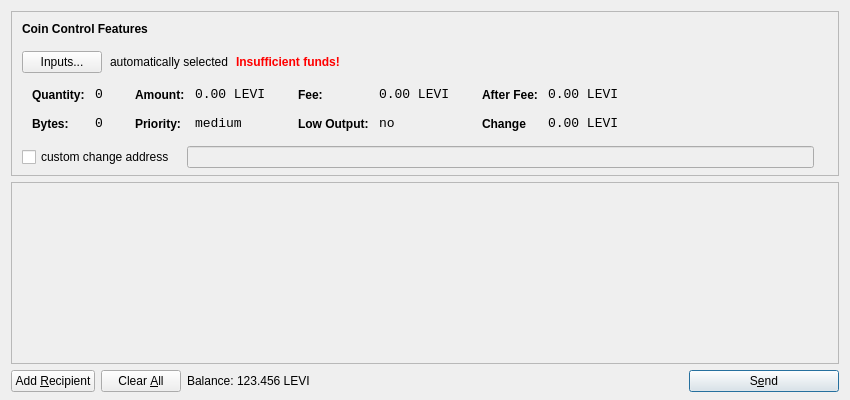
<?xml version="1.0" encoding="UTF-8"?>
<ui version="4.0">
 <class>SendCoinsDialog</class>
 <widget class="QDialog" name="SendCoinsDialog">
  <property name="geometry">
   <rect>
    <x>0</x>
    <y>0</y>
    <width>850</width>
    <height>400</height>
   </rect>
  </property>
  <property name="windowTitle">
   <string>Send Coins</string>
  </property>
  <layout class="QVBoxLayout" name="verticalLayout" stretch="0,1,0">
   <property name="bottomMargin">
    <number>8</number>
   </property>
   <item>
    <widget class="QFrame" name="frameCoinControl">
     <property name="sizePolicy">
      <sizepolicy hsizetype="Expanding" vsizetype="Expanding">
       <horstretch>0</horstretch>
       <verstretch>0</verstretch>
      </sizepolicy>
     </property>
     <property name="maximumSize">
      <size>
       <width>16777215</width>
       <height>16777215</height>
      </size>
     </property>
     <property name="frameShape">
      <enum>QFrame::StyledPanel</enum>
     </property>
     <property name="frameShadow">
      <enum>QFrame::Sunken</enum>
     </property>
     <layout class="QVBoxLayout" name="verticalLayoutCoinControl2">
      <property name="spacing">
       <number>-1</number>
      </property>
      <property name="leftMargin">
       <number>0</number>
      </property>
      <property name="topMargin">
       <number>0</number>
      </property>
      <property name="rightMargin">
       <number>0</number>
      </property>
      <property name="bottomMargin">
       <number>6</number>
      </property>
      <item>
       <layout class="QVBoxLayout" name="verticalLayoutCoinControl" stretch="0,0,0,0,1">
        <property name="spacing">
         <number>0</number>
        </property>
        <property name="leftMargin">
         <number>10</number>
        </property>
        <property name="topMargin">
         <number>10</number>
        </property>
        <item>
         <layout class="QHBoxLayout" name="horizontalLayoutCoinControl1">
          <property name="bottomMargin">
           <number>15</number>
          </property>
          <item>
           <widget class="QLabel" name="labelCoinControlFeatures">
            <property name="sizePolicy">
             <sizepolicy hsizetype="Preferred" vsizetype="Maximum">
              <horstretch>0</horstretch>
              <verstretch>0</verstretch>
             </sizepolicy>
            </property>
            <property name="font">
             <font>
              <weight>75</weight>
              <bold>true</bold>
             </font>
            </property>
            <property name="styleSheet">
             <string notr="true">font-weight:bold;</string>
            </property>
            <property name="text">
             <string>Coin Control Features</string>
            </property>
           </widget>
          </item>
         </layout>
        </item>
        <item>
         <layout class="QHBoxLayout" name="horizontalLayoutCoinControl2" stretch="0,0,0,0">
          <property name="spacing">
           <number>8</number>
          </property>
          <property name="bottomMargin">
           <number>10</number>
          </property>
          <item>
           <widget class="QPushButton" name="pushButtonCoinControl">
            <property name="styleSheet">
             <string notr="true"/>
            </property>
            <property name="text">
             <string>Inputs...</string>
            </property>
           </widget>
          </item>
          <item>
           <widget class="QLabel" name="labelCoinControlAutomaticallySelected">
            <property name="text">
             <string>automatically selected</string>
            </property>
            <property name="margin">
             <number>5</number>
            </property>
           </widget>
          </item>
          <item>
           <widget class="QLabel" name="labelCoinControlInsuffFunds">
            <property name="font">
             <font>
              <weight>75</weight>
              <bold>true</bold>
             </font>
            </property>
            <property name="styleSheet">
             <string notr="true">color:red;font-weight:bold;</string>
            </property>
            <property name="text">
             <string>Insufficient funds!</string>
            </property>
            <property name="margin">
             <number>5</number>
            </property>
           </widget>
          </item>
          <item>
           <spacer name="horizontalSpacerCoinControl">
            <property name="orientation">
             <enum>Qt::Horizontal</enum>
            </property>
            <property name="sizeHint" stdset="0">
             <size>
              <width>40</width>
              <height>1</height>
             </size>
            </property>
           </spacer>
          </item>
         </layout>
        </item>
        <item>
         <widget class="QWidget" name="widgetCoinControl" native="true">
          <property name="sizePolicy">
           <sizepolicy hsizetype="Preferred" vsizetype="Preferred">
            <horstretch>0</horstretch>
            <verstretch>0</verstretch>
           </sizepolicy>
          </property>
          <property name="minimumSize">
           <size>
            <width>0</width>
            <height>0</height>
           </size>
          </property>
          <property name="styleSheet">
           <string notr="true"/>
          </property>
          <layout class="QHBoxLayout" name="horizontalLayoutCoinControl5">
           <property name="margin">
            <number>0</number>
           </property>
           <item>
            <layout class="QHBoxLayout" name="horizontalLayoutCoinControl3" stretch="0,0,0,1">
             <property name="spacing">
              <number>20</number>
             </property>
             <property name="topMargin">
              <number>0</number>
             </property>
             <property name="bottomMargin">
              <number>10</number>
             </property>
             <item>
              <layout class="QFormLayout" name="formLayoutCoinControl1">
               <property name="horizontalSpacing">
                <number>10</number>
               </property>
               <property name="verticalSpacing">
                <number>14</number>
               </property>
               <property name="leftMargin">
                <number>10</number>
               </property>
               <property name="topMargin">
                <number>4</number>
               </property>
               <property name="rightMargin">
                <number>6</number>
               </property>
               <item row="0" column="0">
                <widget class="QLabel" name="labelCoinControlQuantityText">
                 <property name="styleSheet">
                  <string notr="true">font-weight:bold;</string>
                 </property>
                 <property name="text">
                  <string>Quantity:</string>
                 </property>
                 <property name="margin">
                  <number>0</number>
                 </property>
                </widget>
               </item>
               <item row="0" column="1">
                <widget class="QLabel" name="labelCoinControlQuantity">
                 <property name="font">
                  <font>
                   <family>Monospace</family>
                   <pointsize>10</pointsize>
                  </font>
                 </property>
                 <property name="cursor">
                  <cursorShape>IBeamCursor</cursorShape>
                 </property>
                 <property name="contextMenuPolicy">
                  <enum>Qt::ActionsContextMenu</enum>
                 </property>
                 <property name="text">
                  <string>0</string>
                 </property>
                 <property name="margin">
                  <number>0</number>
                 </property>
                 <property name="textInteractionFlags">
                  <set>Qt::LinksAccessibleByMouse|Qt::TextSelectableByKeyboard|Qt::TextSelectableByMouse</set>
                 </property>
                </widget>
               </item>
               <item row="1" column="0">
                <widget class="QLabel" name="labelCoinControlBytesText">
                 <property name="styleSheet">
                  <string notr="true">font-weight:bold;</string>
                 </property>
                 <property name="text">
                  <string>Bytes:</string>
                 </property>
                </widget>
               </item>
               <item row="1" column="1">
                <widget class="QLabel" name="labelCoinControlBytes">
                 <property name="font">
                  <font>
                   <family>Monospace</family>
                   <pointsize>10</pointsize>
                  </font>
                 </property>
                 <property name="cursor">
                  <cursorShape>IBeamCursor</cursorShape>
                 </property>
                 <property name="contextMenuPolicy">
                  <enum>Qt::ActionsContextMenu</enum>
                 </property>
                 <property name="text">
                  <string>0</string>
                 </property>
                 <property name="textInteractionFlags">
                  <set>Qt::LinksAccessibleByMouse|Qt::TextSelectableByKeyboard|Qt::TextSelectableByMouse</set>
                 </property>
                </widget>
               </item>
              </layout>
             </item>
             <item>
              <layout class="QFormLayout" name="formLayoutCoinControl2">
               <property name="horizontalSpacing">
                <number>10</number>
               </property>
               <property name="verticalSpacing">
                <number>14</number>
               </property>
               <property name="leftMargin">
                <number>6</number>
               </property>
               <property name="topMargin">
                <number>4</number>
               </property>
               <property name="rightMargin">
                <number>6</number>
               </property>
               <item row="0" column="0">
                <widget class="QLabel" name="labelCoinControlAmountText">
                 <property name="styleSheet">
                  <string notr="true">font-weight:bold;</string>
                 </property>
                 <property name="text">
                  <string>Amount:</string>
                 </property>
                 <property name="margin">
                  <number>0</number>
                 </property>
                </widget>
               </item>
               <item row="0" column="1">
                <widget class="QLabel" name="labelCoinControlAmount">
                 <property name="font">
                  <font>
                   <family>Monospace</family>
                   <pointsize>10</pointsize>
                  </font>
                 </property>
                 <property name="cursor">
                  <cursorShape>IBeamCursor</cursorShape>
                 </property>
                 <property name="contextMenuPolicy">
                  <enum>Qt::ActionsContextMenu</enum>
                 </property>
                 <property name="text">
                  <string>0.00 LEVI</string>
                 </property>
                 <property name="textInteractionFlags">
                  <set>Qt::LinksAccessibleByMouse|Qt::TextSelectableByKeyboard|Qt::TextSelectableByMouse</set>
                 </property>
                </widget>
               </item>
               <item row="1" column="0">
                <widget class="QLabel" name="labelCoinControlPriorityText">
                 <property name="styleSheet">
                  <string notr="true">font-weight:bold;</string>
                 </property>
                 <property name="text">
                  <string>Priority:</string>
                 </property>
                </widget>
               </item>
               <item row="1" column="1">
                <widget class="QLabel" name="labelCoinControlPriority">
                 <property name="font">
                  <font>
                   <family>Monospace</family>
                   <pointsize>10</pointsize>
                  </font>
                 </property>
                 <property name="cursor">
                  <cursorShape>IBeamCursor</cursorShape>
                 </property>
                 <property name="contextMenuPolicy">
                  <enum>Qt::ActionsContextMenu</enum>
                 </property>
                 <property name="text">
                  <string>medium</string>
                 </property>
                 <property name="textInteractionFlags">
                  <set>Qt::LinksAccessibleByMouse|Qt::TextSelectableByKeyboard|Qt::TextSelectableByMouse</set>
                 </property>
                </widget>
               </item>
              </layout>
             </item>
             <item>
              <layout class="QFormLayout" name="formLayoutCoinControl3">
               <property name="horizontalSpacing">
                <number>10</number>
               </property>
               <property name="verticalSpacing">
                <number>14</number>
               </property>
               <property name="leftMargin">
                <number>6</number>
               </property>
               <property name="topMargin">
                <number>4</number>
               </property>
               <property name="rightMargin">
                <number>6</number>
               </property>
               <item row="0" column="0">
                <widget class="QLabel" name="labelCoinControlFeeText">
                 <property name="styleSheet">
                  <string notr="true">font-weight:bold;</string>
                 </property>
                 <property name="text">
                  <string>Fee:</string>
                 </property>
                 <property name="margin">
                  <number>0</number>
                 </property>
                </widget>
               </item>
               <item row="0" column="1">
                <widget class="QLabel" name="labelCoinControlFee">
                 <property name="font">
                  <font>
                   <family>Monospace</family>
                   <pointsize>10</pointsize>
                  </font>
                 </property>
                 <property name="cursor">
                  <cursorShape>IBeamCursor</cursorShape>
                 </property>
                 <property name="contextMenuPolicy">
                  <enum>Qt::ActionsContextMenu</enum>
                 </property>
                 <property name="text">
                  <string>0.00 LEVI</string>
                 </property>
                 <property name="textInteractionFlags">
                  <set>Qt::LinksAccessibleByMouse|Qt::TextSelectableByKeyboard|Qt::TextSelectableByMouse</set>
                 </property>
                </widget>
               </item>
               <item row="1" column="0">
                <widget class="QLabel" name="labelCoinControlLowOutputText">
                 <property name="styleSheet">
                  <string notr="true">font-weight:bold;</string>
                 </property>
                 <property name="text">
                  <string>Low Output:</string>
                 </property>
                </widget>
               </item>
               <item row="1" column="1">
                <widget class="QLabel" name="labelCoinControlLowOutput">
                 <property name="font">
                  <font>
                   <family>Monospace</family>
                   <pointsize>10</pointsize>
                  </font>
                 </property>
                 <property name="cursor">
                  <cursorShape>IBeamCursor</cursorShape>
                 </property>
                 <property name="contextMenuPolicy">
                  <enum>Qt::ActionsContextMenu</enum>
                 </property>
                 <property name="text">
                  <string>no</string>
                 </property>
                 <property name="textInteractionFlags">
                  <set>Qt::LinksAccessibleByMouse|Qt::TextSelectableByKeyboard|Qt::TextSelectableByMouse</set>
                 </property>
                </widget>
               </item>
              </layout>
             </item>
             <item>
              <layout class="QFormLayout" name="formLayoutCoinControl4">
               <property name="horizontalSpacing">
                <number>10</number>
               </property>
               <property name="verticalSpacing">
                <number>14</number>
               </property>
               <property name="leftMargin">
                <number>6</number>
               </property>
               <property name="topMargin">
                <number>4</number>
               </property>
               <property name="rightMargin">
                <number>6</number>
               </property>
               <item row="0" column="0">
                <widget class="QLabel" name="labelCoinControlAfterFeeText">
                 <property name="styleSheet">
                  <string notr="true">font-weight:bold;</string>
                 </property>
                 <property name="text">
                  <string>After Fee:</string>
                 </property>
                 <property name="margin">
                  <number>0</number>
                 </property>
                </widget>
               </item>
               <item row="0" column="1">
                <widget class="QLabel" name="labelCoinControlAfterFee">
                 <property name="font">
                  <font>
                   <family>Monospace</family>
                   <pointsize>10</pointsize>
                  </font>
                 </property>
                 <property name="cursor">
                  <cursorShape>IBeamCursor</cursorShape>
                 </property>
                 <property name="contextMenuPolicy">
                  <enum>Qt::ActionsContextMenu</enum>
                 </property>
                 <property name="text">
                  <string>0.00 LEVI</string>
                 </property>
                 <property name="textInteractionFlags">
                  <set>Qt::LinksAccessibleByMouse|Qt::TextSelectableByKeyboard|Qt::TextSelectableByMouse</set>
                 </property>
                </widget>
               </item>
               <item row="1" column="0">
                <widget class="QLabel" name="labelCoinControlChangeText">
                 <property name="styleSheet">
                  <string notr="true">font-weight:bold;</string>
                 </property>
                 <property name="text">
                  <string>Change</string>
                 </property>
                </widget>
               </item>
               <item row="1" column="1">
                <widget class="QLabel" name="labelCoinControlChange">
                 <property name="font">
                  <font>
                   <family>Monospace</family>
                   <pointsize>10</pointsize>
                  </font>
                 </property>
                 <property name="cursor">
                  <cursorShape>IBeamCursor</cursorShape>
                 </property>
                 <property name="contextMenuPolicy">
                  <enum>Qt::ActionsContextMenu</enum>
                 </property>
                 <property name="text">
                  <string>0.00 LEVI</string>
                 </property>
                 <property name="textInteractionFlags">
                  <set>Qt::LinksAccessibleByMouse|Qt::TextSelectableByKeyboard|Qt::TextSelectableByMouse</set>
                 </property>
                </widget>
               </item>
              </layout>
             </item>
            </layout>
           </item>
          </layout>
         </widget>
        </item>
        <item>
         <layout class="QHBoxLayout" name="horizontalLayoutCoinControl4" stretch="0,0,0">
          <property name="spacing">
           <number>12</number>
          </property>
          <property name="sizeConstraint">
           <enum>QLayout::SetDefaultConstraint</enum>
          </property>
          <property name="topMargin">
           <number>5</number>
          </property>
          <property name="rightMargin">
           <number>5</number>
          </property>
          <item>
           <widget class="QCheckBox" name="checkBoxCoinControlChange">
            <property name="text">
             <string>custom change address</string>
            </property>
           </widget>
          </item>
          <item>
           <widget class="QLineEdit" name="lineEditCoinControlChange">
            <property name="enabled">
             <bool>false</bool>
            </property>
            <property name="sizePolicy">
             <sizepolicy hsizetype="Expanding" vsizetype="Fixed">
              <horstretch>0</horstretch>
              <verstretch>0</verstretch>
             </sizepolicy>
            </property>
           </widget>
          </item>
          <item>
           <widget class="QLabel" name="labelCoinControlChangeLabel">
            <property name="sizePolicy">
             <sizepolicy hsizetype="Preferred" vsizetype="Expanding">
              <horstretch>0</horstretch>
              <verstretch>0</verstretch>
             </sizepolicy>
            </property>
            <property name="minimumSize">
             <size>
              <width>0</width>
              <height>0</height>
             </size>
            </property>
            <property name="text">
             <string/>
            </property>
            <property name="margin">
             <number>3</number>
            </property>
           </widget>
          </item>
         </layout>
        </item>
        <item>
         <spacer name="verticalSpacerCoinControl">
          <property name="orientation">
           <enum>Qt::Vertical</enum>
          </property>
          <property name="sizeHint" stdset="0">
           <size>
            <width>800</width>
            <height>1</height>
           </size>
          </property>
         </spacer>
        </item>
       </layout>
      </item>
     </layout>
    </widget>
   </item>
   <item>
    <widget class="QScrollArea" name="scrollArea">
     <property name="widgetResizable">
      <bool>true</bool>
     </property>
     <widget class="QWidget" name="scrollAreaWidgetContents">
      <property name="geometry">
       <rect>
        <x>0</x>
        <y>0</y>
        <width>830</width>
        <height>165</height>
       </rect>
      </property>
      <layout class="QVBoxLayout" name="verticalLayout_2">
       <property name="margin">
        <number>0</number>
       </property>
       <item>
        <layout class="QVBoxLayout" name="entries">
         <property name="spacing">
          <number>6</number>
         </property>
        </layout>
       </item>
       <item>
        <spacer name="verticalSpacer">
         <property name="orientation">
          <enum>Qt::Vertical</enum>
         </property>
         <property name="sizeHint" stdset="0">
          <size>
           <width>20</width>
           <height>40</height>
          </size>
         </property>
        </spacer>
       </item>
      </layout>
     </widget>
    </widget>
   </item>
   <item>
    <layout class="QHBoxLayout" name="horizontalLayout">
     <item>
      <widget class="QPushButton" name="addButton">
       <property name="toolTip">
        <string>Send to multiple recipients at once</string>
       </property>
       <property name="text">
        <string>Add &amp;Recipient</string>
       </property>
       <property name="icon">
        <iconset resource="../bitcoin.qrc">
         <normaloff>:/icons/add</normaloff>:/icons/add</iconset>
       </property>
       <property name="autoDefault">
        <bool>false</bool>
       </property>
      </widget>
     </item>
     <item>
      <widget class="QPushButton" name="clearButton">
       <property name="sizePolicy">
        <sizepolicy hsizetype="Minimum" vsizetype="Fixed">
         <horstretch>0</horstretch>
         <verstretch>0</verstretch>
        </sizepolicy>
       </property>
       <property name="toolTip">
        <string>Remove all transaction fields</string>
       </property>
       <property name="text">
        <string>Clear &amp;All</string>
       </property>
       <property name="icon">
        <iconset resource="../bitcoin.qrc">
         <normaloff>:/icons/remove</normaloff>:/icons/remove</iconset>
       </property>
       <property name="autoRepeatDelay">
        <number>300</number>
       </property>
       <property name="autoDefault">
        <bool>false</bool>
       </property>
      </widget>
     </item>
     <item>
      <layout class="QHBoxLayout" name="horizontalLayout_2">
       <property name="spacing">
        <number>3</number>
       </property>
       <item>
        <widget class="QLabel" name="label">
         <property name="sizePolicy">
          <sizepolicy hsizetype="Preferred" vsizetype="Fixed">
           <horstretch>0</horstretch>
           <verstretch>0</verstretch>
          </sizepolicy>
         </property>
         <property name="text">
          <string>Balance:</string>
         </property>
        </widget>
       </item>
       <item>
        <widget class="QLabel" name="labelBalance">
         <property name="sizePolicy">
          <sizepolicy hsizetype="Preferred" vsizetype="Fixed">
           <horstretch>0</horstretch>
           <verstretch>0</verstretch>
          </sizepolicy>
         </property>
         <property name="cursor">
          <cursorShape>IBeamCursor</cursorShape>
         </property>
         <property name="text">
          <string>123.456 LEVI</string>
         </property>
         <property name="textInteractionFlags">
          <set>Qt::LinksAccessibleByMouse|Qt::TextSelectableByKeyboard|Qt::TextSelectableByMouse</set>
         </property>
        </widget>
       </item>
      </layout>
     </item>
     <item>
      <spacer name="horizontalSpacer">
       <property name="orientation">
        <enum>Qt::Horizontal</enum>
       </property>
       <property name="sizeHint" stdset="0">
        <size>
         <width>40</width>
         <height>20</height>
        </size>
       </property>
      </spacer>
     </item>
     <item>
      <widget class="QPushButton" name="sendButton">
       <property name="minimumSize">
        <size>
         <width>150</width>
         <height>0</height>
        </size>
       </property>
       <property name="toolTip">
        <string>Confirm the send action</string>
       </property>
       <property name="text">
        <string>S&amp;end</string>
       </property>
       <property name="icon">
        <iconset resource="../bitcoin.qrc">
         <normaloff>:/icons/send</normaloff>:/icons/send</iconset>
       </property>
       <property name="default">
        <bool>true</bool>
       </property>
      </widget>
     </item>
    </layout>
   </item>
  </layout>
 </widget>
 <resources>
  <include location="../bitcoin.qrc"/>
 </resources>
 <connections/>
</ui>
